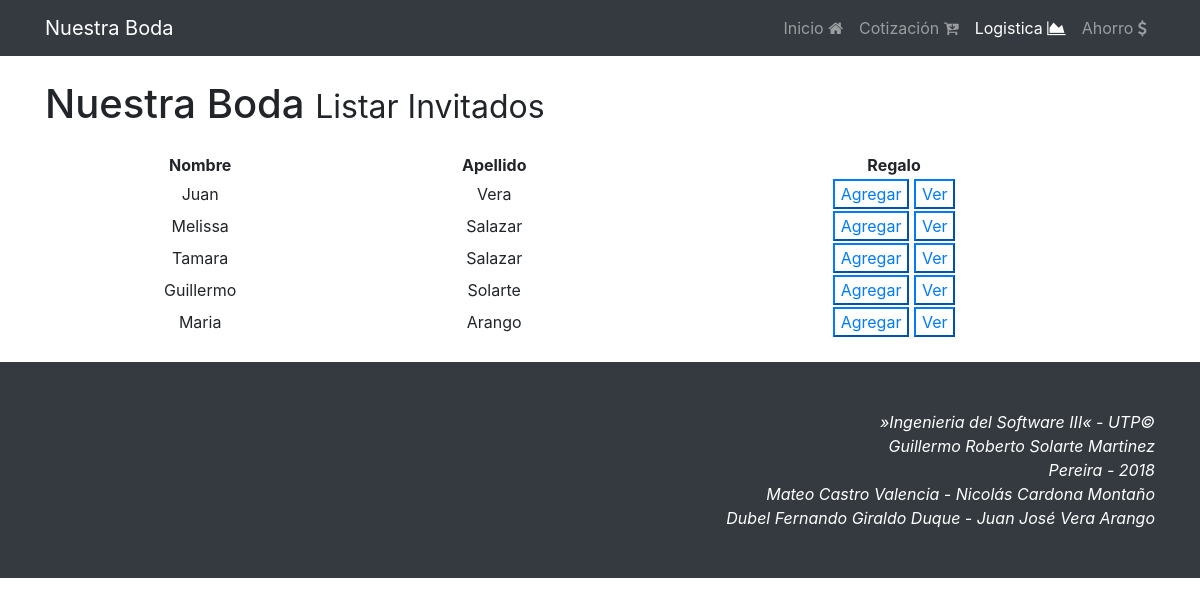
The page /app/logistica/listar_invitados on the database as committed earlier.
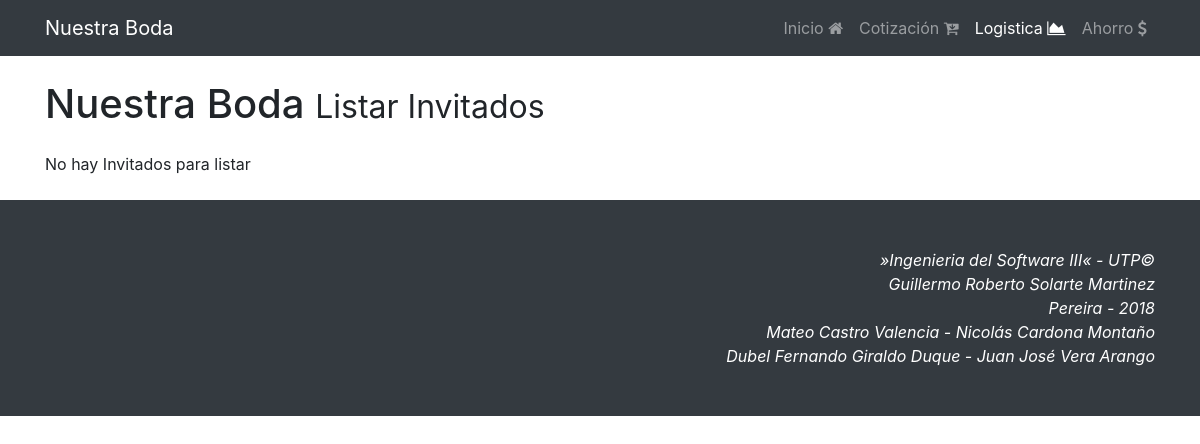
The same page on the database as committed later.
### app/models.py (models this page shows)
class Invitado(models.Model):
	id = models.AutoField(primary_key=True)
	nombre = models.CharField(max_length=50)
	apellido = models.CharField(max_length=50)
	direccion = models.CharField(max_length=50)
	def __str__(self):
		return str(self.id)

### app/views.py (the view)
# urls.py: path('logistica/listar_invitados', views.listar_invitados, name='listar_invitados'),
def listar_invitados(request):
	invitados = Invitado.objects.all()
	mode = True
	if not len(invitados):
		msg = "No hay Invitados para listar"
		mode = False
	else:
		msg = ""
	context = {
		'invitados' : invitados,
		'mode' : mode,
		'msg' : msg
	}
	return render(request, 'listar_invitados.html', context)

### templates/listar_invitados.html (shortened to what this page needs)
{% extends "base.html" %}
{% load static %}
{% block active_log %}<li class="nav-item active">{% endblock %}
{% block jumbotrom %}Listar Invitados{% endblock %}
{% block container %}
{{msg}}
{% if mode %}
	<table style="width:100%" class="text-center">
  	<tr>
	    <th>Nombre</th>
	    <th>Apellido</th>
	    <th>Regalo</th>
  	</tr>
	{% for invitado in invitados %}
	<tr>
	    <td>{{invitado.nombre}} </td>
	    <td>{{invitado.apellido}}</td>
	    <td>
	    <a href="{% url 'crear_regalos' invitado %}"><button class="btn-small btn-outline-primary">Agregar</button></a>
	    <a href="{% url 'listar_regalos' invitado %}"><button class="btn-small btn-outline-primary">Ver</button></a>
		</td>
	</tr>
	{% endfor %}
	</table>
{% endif %}
{% endblock %}

### templates/base.html (shortened to what this page needs)
{% load static %}
<!DOCTYPE html>
<html lang="es">
  <head>
    <link href="{% static 'vendor/bootstrap/css/bootstrap.min.css' %}" rel="stylesheet">
    <link href="{% static 'css/2-col-portfolio.css' %}" rel="stylesheet">
    <link href="{% static 'vendor/font-awesome/css/font-awesome.min.css' %}" rel="stylesheet" type="text/css">
  </head>
  <body>
    <nav class="navbar navbar-expand-lg navbar-dark bg-dark fixed-top">
      <div class="container">
        <a class="navbar-brand" href="{% url 'index'%}">Nuestra Boda</a>
        <div class="collapse navbar-collapse" id="navbarResponsive">
          <ul class="navbar-nav ml-auto">
            {% block active_inicio %}<li class="nav-item">{% endblock %}
              <a class="nav-link" href="{% url 'index'%}">
                Inicio
                <i class="fa fa-home"></i>
              </a>
            </li>
            {% block active_cot %}<li class="nav-item">{% endblock %}
              <a class="nav-link" href="{% url 'cotizacion'%}">
                Cotización
                <i class="fa fa-cart-arrow-down"></i>
              </a>
            </li>
            {% block active_log %}<li class="nav-item">{% endblock %}
              <a class="nav-link" href="{% url 'logistica'%}">
                Logistica
                <i class="fa fa fa-area-chart"></i>
              </a>
            </li>
            {% block active_aho %}<li class="nav-item">{% endblock %}
              <a class="nav-link" href="{% url 'ahorro'%}">
                Ahorro
                <i class="fa fa-dollar"></i>
              </a>
            </li>
          </ul>
        </div>
      </div>
    </nav>
    <div class="container">
      <h1 class="my-4">Nuestra Boda
        <small>{% block jumbotrom %}Inicio{% endblock %}</small>
      </h1>
      {% block container %}
      {% endblock %}
    </div>
    <br>
    <footer class="py-5 bg-dark ">
      <div class="container">
        <p class="m-0 text-right text-white font-italic">
        &raquo;Ingenieria del Software III&laquo; - UTP&copy;<br>
        Guillermo Roberto Solarte Martinez<br>
        Pereira - 2018<br>
        Mateo Castro Valencia - Nicolás Cardona Montaño<br>
        Dubel Fernando Giraldo Duque - Juan José Vera Arango
        </p>
      </div>
    </footer>
  </body>
</html>

### static_pro/static/css/2-col-portfolio.css (style rules this page uses)
body { padding-top: 54px; }
@media (min-width: 992px) { body { padding-top: 56px; } }

Rows that differ between the two databases and show on the page:
removed Invitado: nombre "Juan", apellido "Vera"
removed Invitado: nombre "Melissa", apellido "Salazar"
removed Invitado: nombre "Tamara", apellido "Salazar"
removed Invitado: nombre "Guillermo", apellido "Solarte"
removed Invitado: nombre "Maria", apellido "Arango"
Other text that changed with them:
{{ msg }}: (not shown) → "No hay Invitados para listar"
text no longer shown: "Nombre Apellido Regalo"
